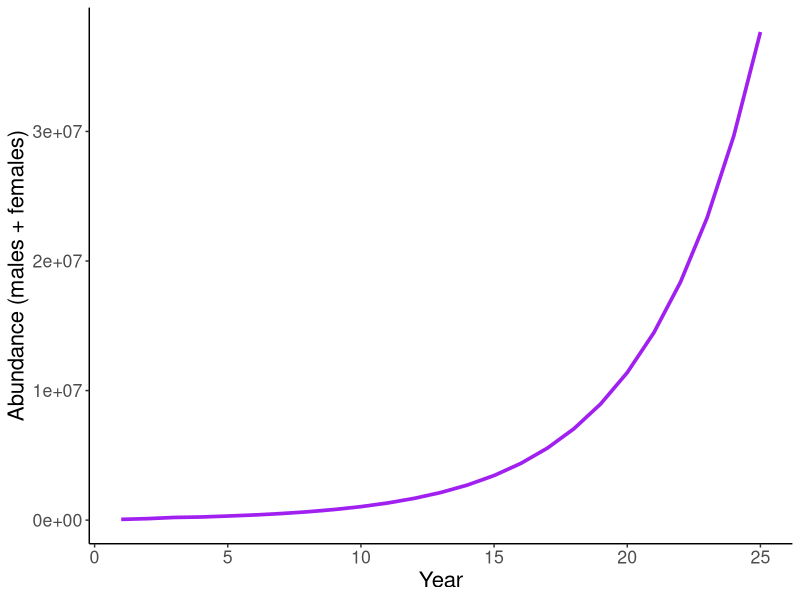
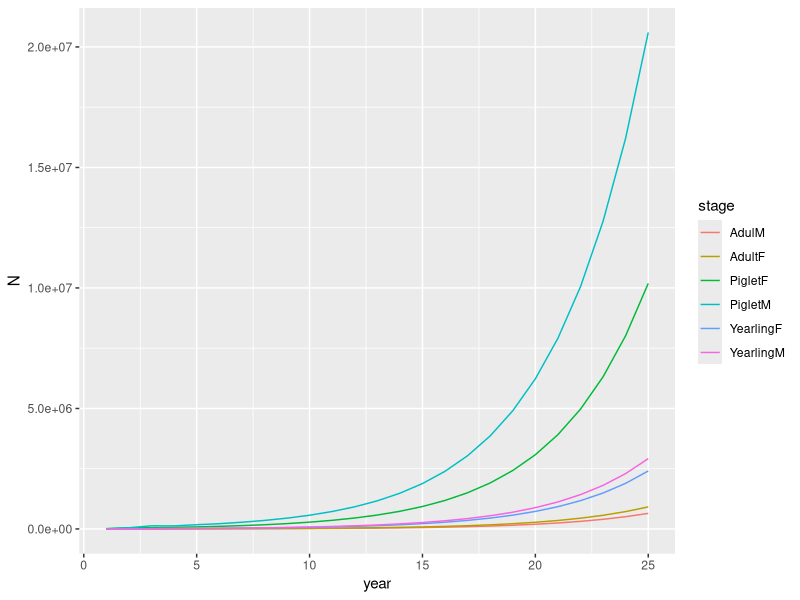

Source code (R) for these figures, in order:
library(tidyverse)


Year<-1:25

###################################################################
## Deterministic model
#Matrix Calculations

pig.array <- matrix(0,nrow=6, ncol=length(Year))
pig.matrix<-matrix(0,6,6)

Fecundity<-c(0.54, 2.24, 2.24)
N.0 <- c(10000,10000,10000,10000,10000,10000)

pig.matrix[c(1,4),1:3]<-Fecundity
pig.matrix[2,1] <- 0.3
pig.matrix[3,2] <- 0.35
pig.matrix[3,3] <- 0.35
pig.matrix[5,4] <- 0.18
pig.matrix[6,5] <- 0.23
pig.matrix[6,6] <- 0.23

pig.array[,1] <- N.0

for (y in 2:length(Year)){
  pig.array[,y]<-pig.matrix%*%pig.array[,y-1] #Make sure to multiply matrix x vector (not vice versa)
}
N.median<-apply(pig.array,2,sum)

results<-data.frame(Year,N.median)

#Plot population with
ggplot(results) +
  geom_line(aes(x=Year, y=N.median),colour="purple",alpha=1,linewidth=1.25) +
  scale_y_continuous(name="Abundance (males + females)")+
  theme_bw() +
  theme(text = element_text(size=16),panel.border = element_blank(), axis.line = element_line(colour="black"),
        panel.grid.major = element_blank(),panel.grid.minor = element_blank()) 

pig.array <- as.data.frame(pig.array)
names(pig.array) <- Year

pig.array$stage <- c("PigletF", "YearlingF", "AdultF", "PigletM", "YearlingM", "AdulM")

pig.array <- pig.array %>% select(stage, 1:max(Year)) %>% pivot_longer(2:(1+max(Year)), names_to="year", values_to="N") %>% as_tibble() %>%
                mutate(year=as.numeric(year))


ggplot(pig.array) +
  geom_line(aes(x=year, y=N, group=stage, color=stage))

# Calculate lambda
lambda <- numeric()
for(y in 1:nrow(results)){
  lambda[y] <- results$N.median[y+1]/results$N.median[y]
}
mean(lambda, na.rm=TRUE)
